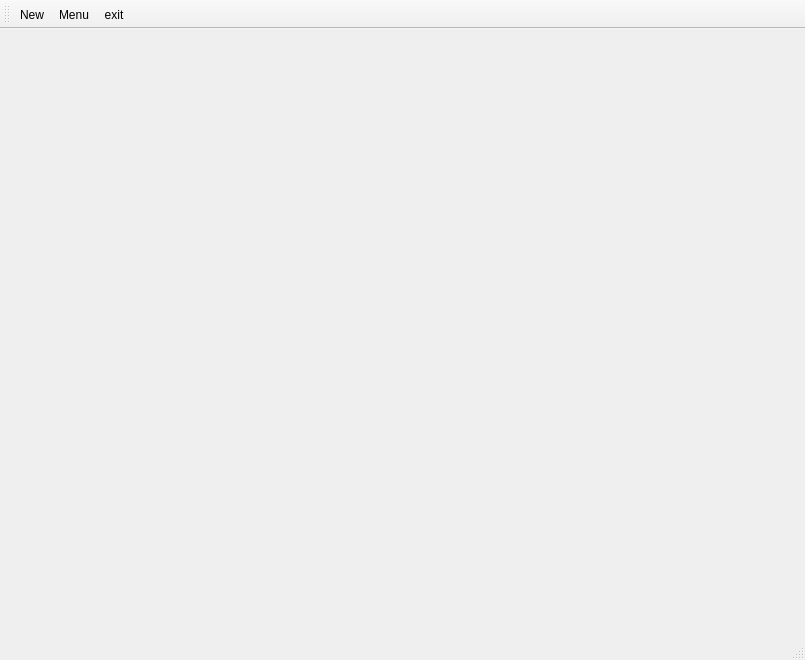
<?xml version="1.0" encoding="UTF-8"?>
<ui version="4.0">
 <class>MainWindow</class>
 <widget class="QMainWindow" name="MainWindow">
  <property name="geometry">
   <rect>
    <x>0</x>
    <y>0</y>
    <width>805</width>
    <height>660</height>
   </rect>
  </property>
  <property name="windowTitle">
   <string>Checkers</string>
  </property>
  <property name="windowIcon">
   <iconset resource="Resources.qrc">
    <normaloff>:/images/images/windowIcon.png</normaloff>:/images/images/windowIcon.png</iconset>
  </property>
  <widget class="Application" name="centralwidget"/>
  <widget class="QToolBar" name="toolBar">
   <property name="enabled">
    <bool>true</bool>
   </property>
   <property name="windowTitle">
    <string>toolBar</string>
   </property>
   <attribute name="toolBarArea">
    <enum>TopToolBarArea</enum>
   </attribute>
   <attribute name="toolBarBreak">
    <bool>false</bool>
   </attribute>
   <addaction name="action_new_game"/>
   <addaction name="actionactionMenu"/>
   <addaction name="actionexit"/>
  </widget>
  <widget class="QStatusBar" name="statusBar">
   <property name="enabled">
    <bool>false</bool>
   </property>
  </widget>
  <action name="action_new_game">
   <property name="icon">
    <iconset resource="Resources.qrc">
     <normaloff>:/images/images/windowIcon.png</normaloff>:/images/images/windowIcon.png</iconset>
   </property>
   <property name="text">
    <string>New</string>
   </property>
  </action>
  <action name="actionexit">
   <property name="icon">
    <iconset resource="Resources.qrc">
     <normaloff>:/images/images/iconfinder_exit_3855614.png</normaloff>:/images/images/iconfinder_exit_3855614.png</iconset>
   </property>
   <property name="text">
    <string>exit</string>
   </property>
  </action>
  <action name="actionactionMenu">
   <property name="text">
    <string>Menu</string>
   </property>
   <property name="toolTip">
    <string>Meny</string>
   </property>
  </action>
 </widget>
 <customwidgets>
  <customwidget>
   <class>Application</class>
   <extends>QWidget</extends>
   <header>application.h</header>
   <container>1</container>
  </customwidget>
 </customwidgets>
 <resources>
  <include location="Resources.qrc"/>
 </resources>
 <connections/>
</ui>
